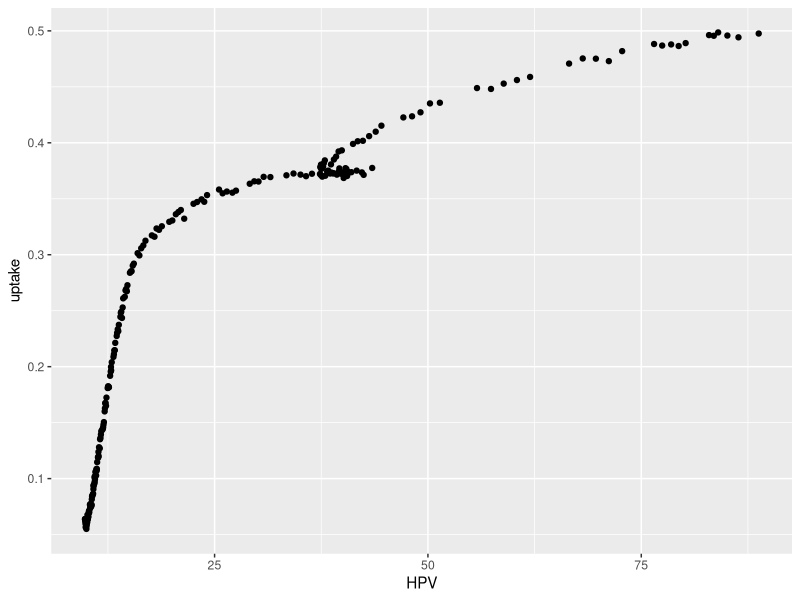

The R source for this figure: (Note: this script raises an error after producing the figure.)
install.packages("tidyverse")
install.packages("readxl")

library(tidyverse)
library(ggplot2)
library(readxl)


df <- read.csv("dropna_result.csv")
view(df)

colnames(df)

# quick view of the data
ggplot(data=df)+
  geom_point(mapping=aes(x=HPV, y=uptake))


# data clean: filter unwanted data (no need here)
df_f <- filter(df, !((hpv >= 59.45 & hpv <= 91.32) & (uptake >= 0.107961565 & uptake <= 0.118531)))
df_f <- filter(df_f, !((hpv >= 51.05 & hpv <= 54.8) & (uptake >= 0.091901166 & uptake <= 0.108030199)))
df_f <- filter(df_f, hpv<=88.5)


# quick view of filtered data
ggplot(data=df_f)+
  geom_point(mapping=aes(x=hpv, y=uptake))


# remove decimal of HPV and grouped
df_m <- mutate(df, hpv1=round(HPV,0))
df_g <- group_by(df_m, hpv1)
df_s <- summarize(df_g, uptake = mean(uptake))


ggplot(data=df_s, mapping=aes(x=hpv1, y=uptake*100))+
  geom_point()+
  ylim(0,55)

write.csv(df_s, "data_cleaned.csv")


